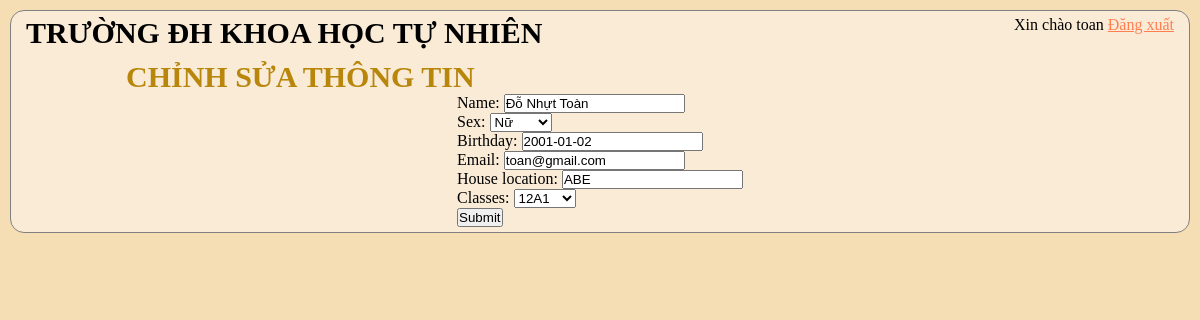
/studentSetting/ (signed in), run on the app's committed database.
### Student/models.py (models this page shows, shortened)
class Student(models.Model):
	user = models.OneToOneField(User, null=True, blank=True, on_delete=models.CASCADE,related_name='Student')
	name = models.CharField(max_length = 200, null = True)
	GIOITINH = (
		('Nam','Nam'),
		('Nữ','Nữ'),
		)
	sex = models.CharField(max_length = 200, null = True, choices = GIOITINH)
	birthday = models.DateField(null = True)
	email = models.CharField(max_length = 200, null = True)
	house_location = models.CharField(max_length = 200, null = True)
	classes = models.ForeignKey(Classes, null = True, on_delete = models.CASCADE)

class Classes(models.Model):
	CATEGORY = (
		('10A1','10A1'),('10A2','10A2'),('10A3','10A3'),('10A4','10A4')
		,('11A1','11A1'),('11A2','11A2'),('11A3','11A3')
		,('12A1','12A1'),('12A2','12A2'),
		)
	name = models.CharField(max_length = 200, null = True, choices = CATEGORY, unique = True)
	def __str__(self):
		return self.name

### Student/decorators.py (the view)
		def wrapper_func(request, *args, **kwargs):
			group = None
			if request.user.groups.exists():
				group = request.user.groups.all()[0].name
			if group in allowed_roles:
				return view_func(request, *args, **kwargs)
			else:
				return HttpResponse('You are not authorized to view this page')

### Student/form.py
class CustomerForm(ModelForm):
	class Meta:
		model = Student
		fields = '__all__'
		exclude = ['user']

### Student/views.py (called while the page is built)
@login_required(login_url='login')
@allowed_users(allowed_roles=['Student'])
def accountSettings(request):
	user = request.user.Student
	form = CustomerForm(instance=user)
	if request.method == 'POST':
		form = CustomerForm(request.POST, request.FILES,instance=user)
		if form.is_valid():
			form.save()
			return redirect('studentProfile')
	context = {'form':form}
	return render(request, 'Student/account_setting.html', context)

### Student/templates/Student/account_setting.html (shortened to what this page needs)
{% load static %}
<!DOCTYPE html>
<html lang="en">
<head>
    <link rel="stylesheet" type="text/css" href="{% static '/css/main.css' %}">
</head>
<body>
	<div class="main-container">
        <div class="navigation-top">
            <div id="KHTN">
                <h1>TRƯỜNG ĐH KHOA HỌC TỰ NHIÊN</h1>
            </div>
            <div class="choice">
                <p>Xin chào {{request.user}} <a href="{% url 'logout' %}">Đăng xuất</a></p>
            </div>
        </div>
        <h2>CHỈNH SỬA THÔNG TIN</h2>
		<div class="content">
			<form method="POST" action="" enctype="multipart/form-data">
				{{form.as_p}}
			<input class="btn btn-primary" type="submit" name="Update Information">
			</form>
		</div>
	</div>
</body>

### static/css/main.css (style rules this page uses)
* { padding: 0; margin: 0; box-sizing: border-box; }
body { background-color: wheat; }
.main-container { border: 1px solid gray; padding: 5px; margin: 10px; border-radius: 14px; background-color: antiquewhite; height: 100%; }
.navigation-top { display: flex; justify-content: space-between; }
#KHTN h1 { font-size: 30px; margin-left: 10px; }
.choice { display: inline-block; }
.choice p { display: inline; padding: 10px; }
.choice a { color: coral; }
h2 { color: darkgoldenrod; padding-inline-start: 10px; margin-top: 10px; font-size: 30px; margin-left: 100px; }
.content { display: flex; justify-content: space-evenly; height: 100%; }

### data on the page
Student: name "Đỗ Nhựt Toàn", sex "Nữ", birthday "2001-01-02", email "toan@gmail.com", house_location "ABE", classes "12A1"

### other printed values
{{ request.user }} "toan"
